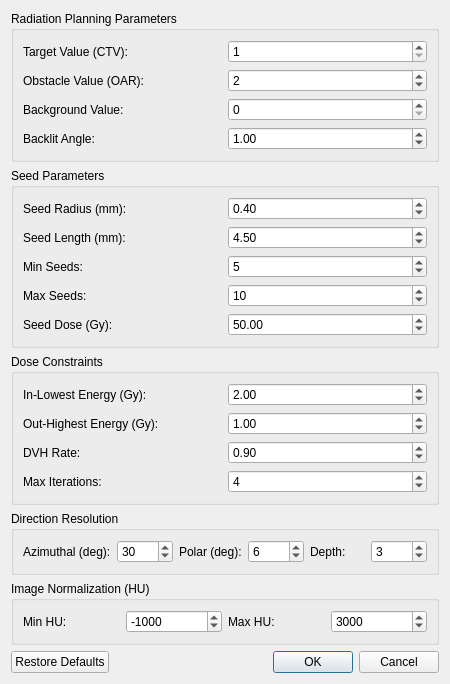
<?xml version="1.0" encoding="UTF-8"?>
<ui version="4.0">
 <class>Dialog</class>
 <widget class="QDialog" name="Dialog">
  <property name="geometry">
   <rect>
    <x>0</x>
    <y>0</y>
    <width>450</width>
    <height>600</height>
   </rect>
  </property>
  <property name="windowTitle">
   <string>Brachytherapy Planning Parameters</string>
  </property>
  <layout class="QVBoxLayout" name="verticalLayout">
   <!-- Radiation Planning Parameters -->
   <item>
    <widget class="QGroupBox" name="groupRadiation">
     <property name="title">
      <string>Radiation Planning Parameters</string>
     </property>
     <layout class="QGridLayout" name="gridLayoutRadiation">
      <item row="0" column="0">
       <widget class="QLabel" name="labelTargetValue">
        <property name="text">
         <string>Target Value (CTV):</string>
        </property>
       </widget>
      </item>
      <item row="0" column="1">
       <widget class="QSpinBox" name="targetValueSpinBox">
        <property name="minimum">
         <number>1</number>
        </property>
        <property name="maximum">
         <number>255</number>
        </property>
        <property name="value">
         <number>1</number>
        </property>
       </widget>
      </item>
      <item row="1" column="0">
       <widget class="QLabel" name="labelObstacleValue">
        <property name="text">
         <string>Obstacle Value (OAR):</string>
        </property>
       </widget>
      </item>
      <item row="1" column="1">
       <widget class="QSpinBox" name="obstacleValueSpinBox">
        <property name="minimum">
         <number>0</number>
        </property>
        <property name="maximum">
         <number>255</number>
        </property>
        <property name="value">
         <number>2</number>
        </property>
       </widget>
      </item>
      <item row="2" column="0">
       <widget class="QLabel" name="labelBackgroundValue">
        <property name="text">
         <string>Background Value:</string>
        </property>
       </widget>
      </item>
      <item row="2" column="1">
       <widget class="QSpinBox" name="backgroundValueSpinBox">
        <property name="minimum">
         <number>0</number>
        </property>
        <property name="maximum">
         <number>255</number>
        </property>
        <property name="value">
         <number>0</number>
        </property>
       </widget>
      </item>
      <item row="3" column="0">
       <widget class="QLabel" name="labelBacklitAngle">
        <property name="text">
         <string>Backlit Angle:</string>
        </property>
       </widget>
      </item>
      <item row="3" column="1">
       <widget class="QDoubleSpinBox" name="backlitAngleSpinBox">
        <property name="minimum">
         <double>0.1</double>
        </property>
        <property name="maximum">
         <double>180</double>
        </property>
        <property name="value">
         <double>1</double>
        </property>
       </widget>
      </item>
     </layout>
    </widget>
   </item>
   <!-- Seed Parameters -->
   <item>
    <widget class="QGroupBox" name="groupSeed">
     <property name="title">
      <string>Seed Parameters</string>
     </property>
     <layout class="QGridLayout" name="gridLayoutSeed">
      <item row="0" column="0">
       <widget class="QLabel" name="labelSeedRadius">
        <property name="text">
         <string>Seed Radius (mm):</string>
        </property>
       </widget>
      </item>
      <item row="0" column="1">
       <widget class="QDoubleSpinBox" name="seedRadiusSpinBox">
        <property name="minimum">
         <double>0.1</double>
        </property>
        <property name="maximum">
         <double>10</double>
        </property>
        <property name="singleStep">
         <double>0.1</double>
        </property>
        <property name="value">
         <double>0.4</double>
        </property>
       </widget>
      </item>
      <item row="1" column="0">
       <widget class="QLabel" name="labelSeedLength">
        <property name="text">
         <string>Seed Length (mm):</string>
        </property>
       </widget>
      </item>
      <item row="1" column="1">
       <widget class="QDoubleSpinBox" name="seedLengthSpinBox">
        <property name="minimum">
         <double>1</double>
        </property>
        <property name="maximum">
         <double>20</double>
        </property>
        <property name="singleStep">
         <double>0.5</double>
        </property>
        <property name="value">
         <double>4.5</double>
        </property>
       </widget>
      </item>
      <item row="2" column="0">
       <widget class="QLabel" name="labelSeedCountMin">
        <property name="text">
         <string>Min Seeds:</string>
        </property>
       </widget>
      </item>
      <item row="2" column="1">
       <widget class="QSpinBox" name="seedCountMinSpinBox">
        <property name="minimum">
         <number>1</number>
        </property>
        <property name="maximum">
         <number>100</number>
        </property>
        <property name="value">
         <number>5</number>
        </property>
       </widget>
      </item>
      <item row="3" column="0">
       <widget class="QLabel" name="labelSeedCountMax">
        <property name="text">
         <string>Max Seeds:</string>
        </property>
       </widget>
      </item>
      <item row="3" column="1">
       <widget class="QSpinBox" name="seedCountMaxSpinBox">
        <property name="minimum">
         <number>1</number>
        </property>
        <property name="maximum">
         <number>100</number>
        </property>
        <property name="value">
         <number>10</number>
        </property>
       </widget>
      </item>
      <item row="4" column="0">
       <widget class="QLabel" name="labelSeedDose">
        <property name="text">
         <string>Seed Dose (Gy):</string>
        </property>
       </widget>
      </item>
      <item row="4" column="1">
       <widget class="QDoubleSpinBox" name="seedDoseSpinBox">
        <property name="minimum">
         <double>1</double>
        </property>
        <property name="maximum">
         <double>200</double>
        </property>
        <property name="singleStep">
         <double>5</double>
        </property>
        <property name="value">
         <double>50</double>
        </property>
       </widget>
      </item>
     </layout>
    </widget>
   </item>
   <!-- Dose Constraints -->
   <item>
    <widget class="QGroupBox" name="groupDose">
     <property name="title">
      <string>Dose Constraints</string>
     </property>
     <layout class="QGridLayout" name="gridLayoutDose">
      <item row="0" column="0">
       <widget class="QLabel" name="labelInLowestEnergy">
        <property name="text">
         <string>In-Lowest Energy (Gy):</string>
        </property>
       </widget>
      </item>
      <item row="0" column="1">
       <widget class="QDoubleSpinBox" name="inLowestEnergySpinBox">
        <property name="minimum">
         <double>0.1</double>
        </property>
        <property name="maximum">
         <double>100</double>
        </property>
        <property name="singleStep">
         <double>0.5</double>
        </property>
        <property name="value">
         <double>2</double>
        </property>
       </widget>
      </item>
      <item row="1" column="0">
       <widget class="QLabel" name="labelOutHighestEnergy">
        <property name="text">
         <string>Out-Highest Energy (Gy):</string>
        </property>
       </widget>
      </item>
      <item row="1" column="1">
       <widget class="QDoubleSpinBox" name="outHighestEnergySpinBox">
        <property name="minimum">
         <double>0.1</double>
        </property>
        <property name="maximum">
         <double>100</double>
        </property>
        <property name="singleStep">
         <double>0.5</double>
        </property>
        <property name="value">
         <double>1</double>
        </property>
       </widget>
      </item>
      <item row="2" column="0">
       <widget class="QLabel" name="labelDVHRate">
        <property name="text">
         <string>DVH Rate:</string>
        </property>
       </widget>
      </item>
      <item row="2" column="1">
       <widget class="QDoubleSpinBox" name="dvhRateSpinBox">
        <property name="minimum">
         <double>0.1</double>
        </property>
        <property name="maximum">
         <double>1</double>
        </property>
        <property name="singleStep">
         <double>0.05</double>
        </property>
        <property name="value">
         <double>0.9</double>
        </property>
       </widget>
      </item>
      <item row="3" column="0">
       <widget class="QLabel" name="labelMaxIter">
        <property name="text">
         <string>Max Iterations:</string>
        </property>
       </widget>
      </item>
      <item row="3" column="1">
       <widget class="QSpinBox" name="maxIterSpinBox">
        <property name="minimum">
         <number>1</number>
        </property>
        <property name="maximum">
         <number>100</number>
        </property>
        <property name="value">
         <number>4</number>
        </property>
       </widget>
      </item>
     </layout>
    </widget>
   </item>
   <!-- Direction Resolution -->
   <item>
    <widget class="QGroupBox" name="groupDirection">
     <property name="title">
      <string>Direction Resolution</string>
     </property>
     <layout class="QGridLayout" name="gridLayoutDirection">
      <item row="0" column="0">
       <widget class="QLabel" name="labelDirecRes1">
        <property name="text">
         <string>Azimuthal (deg):</string>
        </property>
       </widget>
      </item>
      <item row="0" column="1">
       <widget class="QSpinBox" name="direcRes1SpinBox">
        <property name="minimum">
         <number>3</number>
        </property>
        <property name="maximum">
         <number>180</number>
        </property>
        <property name="value">
         <number>30</number>
        </property>
       </widget>
      </item>
      <item row="0" column="2">
       <widget class="QLabel" name="labelDirecRes2">
        <property name="text">
         <string>Polar (deg):</string>
        </property>
       </widget>
      </item>
      <item row="0" column="3">
       <widget class="QSpinBox" name="direcRes2SpinBox">
        <property name="minimum">
         <number>1</number>
        </property>
        <property name="maximum">
         <number>90</number>
        </property>
        <property name="value">
         <number>6</number>
        </property>
       </widget>
      </item>
      <item row="0" column="4">
       <widget class="QLabel" name="labelDirecRes3">
        <property name="text">
         <string>Depth:</string>
        </property>
       </widget>
      </item>
      <item row="0" column="5">
       <widget class="QSpinBox" name="direcRes3SpinBox">
        <property name="minimum">
         <number>1</number>
        </property>
        <property name="maximum">
         <number>20</number>
        </property>
        <property name="value">
         <number>3</number>
        </property>
       </widget>
      </item>
     </layout>
    </widget>
   </item>
   <!-- Image Normalization -->
   <item>
    <widget class="QGroupBox" name="groupNormalization">
     <property name="title">
      <string>Image Normalization (HU)</string>
     </property>
     <layout class="QGridLayout" name="gridLayoutNorm">
      <item row="0" column="0">
       <widget class="QLabel" name="labelNormMin">
        <property name="text">
         <string>Min HU:</string>
        </property>
       </widget>
      </item>
      <item row="0" column="1">
       <widget class="QSpinBox" name="normMinSpinBox">
        <property name="minimum">
         <number>-2000</number>
        </property>
        <property name="maximum">
         <number>0</number>
        </property>
        <property name="value">
         <number>-1000</number>
        </property>
       </widget>
      </item>
      <item row="0" column="2">
       <widget class="QLabel" name="labelNormMax">
        <property name="text">
         <string>Max HU:</string>
        </property>
       </widget>
      </item>
      <item row="0" column="3">
       <widget class="QSpinBox" name="normMaxSpinBox">
        <property name="minimum">
         <number>0</number>
        </property>
        <property name="maximum">
         <number>5000</number>
        </property>
        <property name="value">
         <number>3000</number>
        </property>
       </widget>
      </item>
     </layout>
    </widget>
   </item>
   <!-- Buttons -->
   <item>
    <widget class="QDialogButtonBox" name="buttonBox">
     <property name="orientation">
      <enum>Qt::Horizontal</enum>
     </property>
     <property name="standardButtons">
      <set>QDialogButtonBox::RestoreDefaults|QDialogButtonBox::Ok|QDialogButtonBox::Cancel</set>
     </property>
    </widget>
   </item>
  </layout>
 </widget>
 <resources/>
 <connections>
  <connection>
   <sender>buttonBox</sender>
   <signal>accepted()</signal>
   <receiver>Dialog</receiver>
   <slot>accept()</slot>
   <hints>
    <hint type="sourcelabel">
     <x>248</x>
     <y>254</y>
    </hint>
    <hint type="destinationlabel">
     <x>157</x>
     <y>274</y>
    </hint>
   </hints>
  </connection>
  <connection>
   <sender>buttonBox</sender>
   <signal>rejected()</signal>
   <receiver>Dialog</receiver>
   <slot>reject()</slot>
   <hints>
    <hint type="sourcelabel">
     <x>316</x>
     <y>260</y>
    </hint>
    <hint type="destinationlabel">
     <x>286</x>
     <y>274</y>
    </hint>
   </hints>
  </connection>
 </connections>
</ui>
